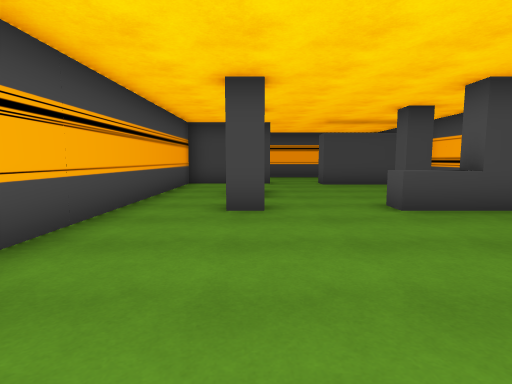
View 1 (above)

23 first-person views from a walk through a scene from a Unity 3-D project. The camera is 1.3 m above the floor, tilts 6° down and sees 80° across. The floor is counted in squares, 1.57 m on a side. Each view is taken from the middle of a square. On the plan, view 1 faces up. The plan holds only what a view shows up to about 11 squares ahead; the rest is blank. The place goes on beyond the plan. The player is left out. Some animated figures are not drawn.

View 2
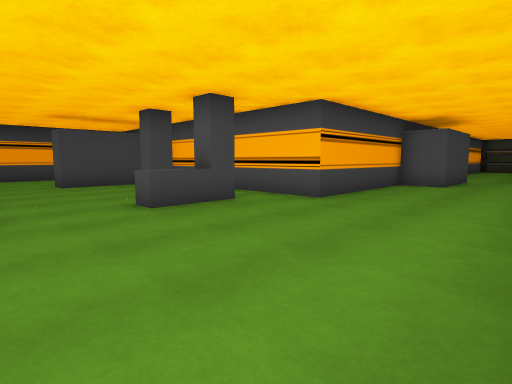

View 3
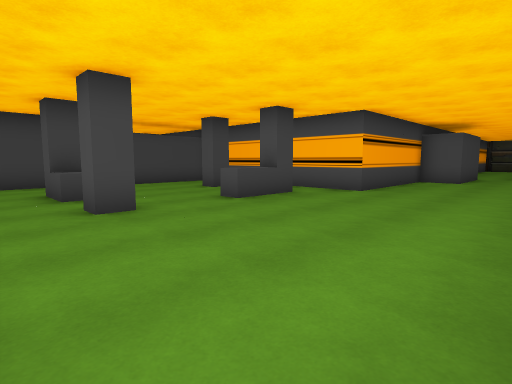

View 4
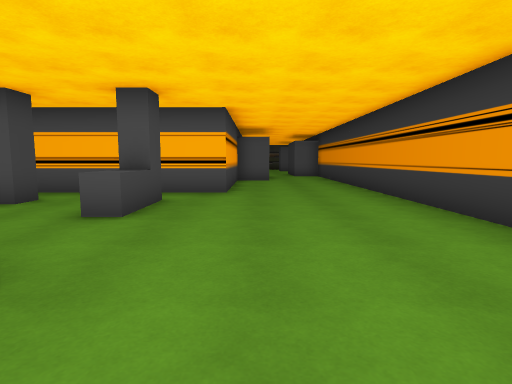

View 5
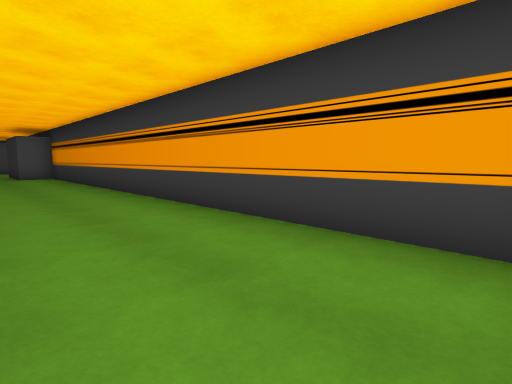

View 6
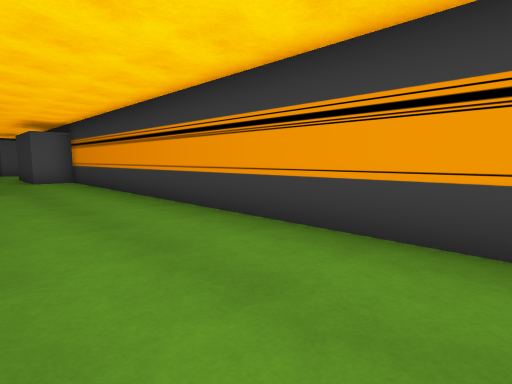

View 7
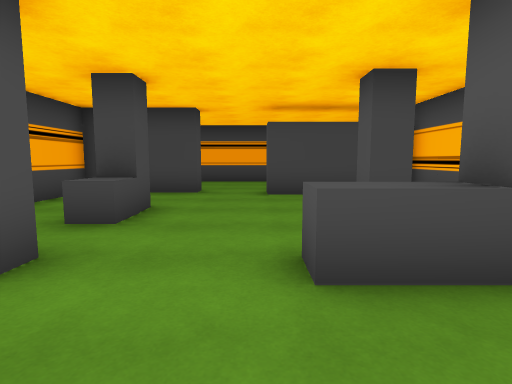

View 8
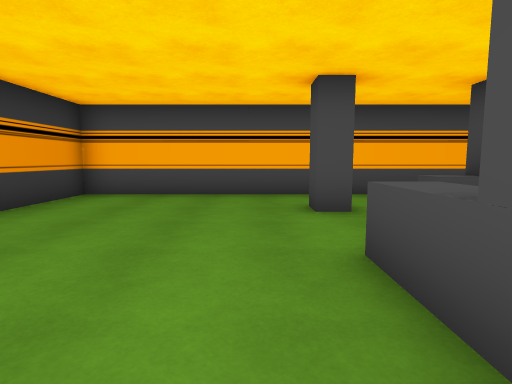

View 9
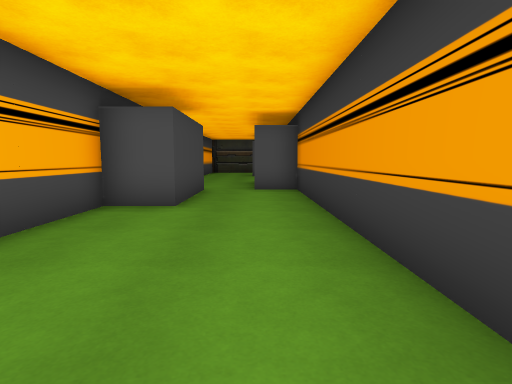

View 10
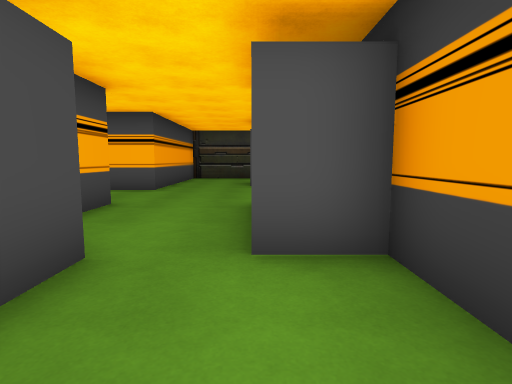

View 11
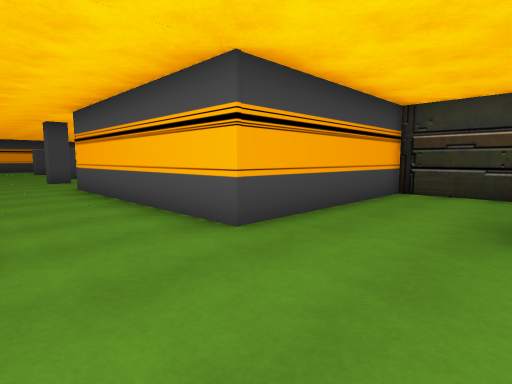

View 12
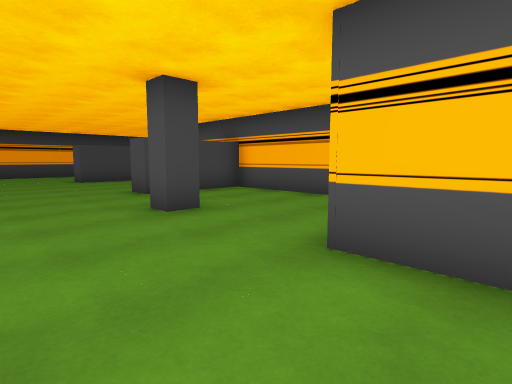

View 13
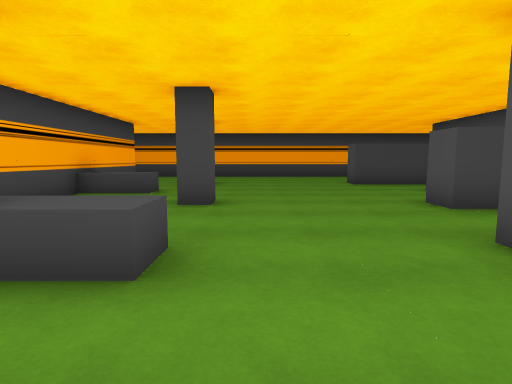

View 14
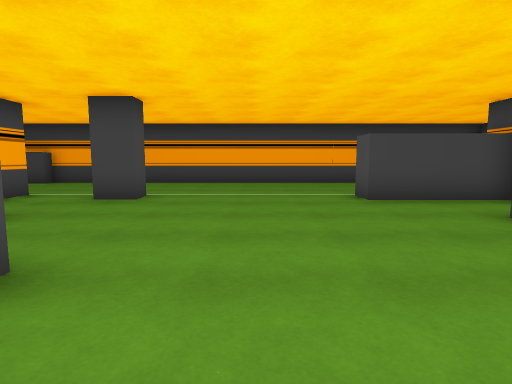

View 15
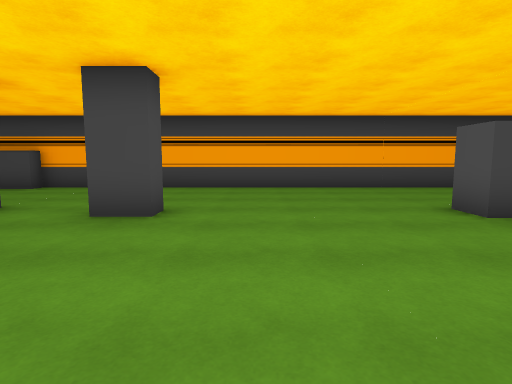

View 16
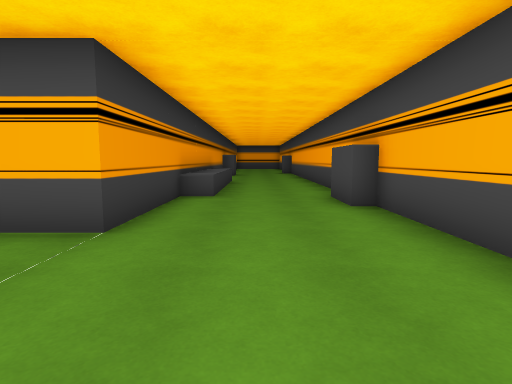

View 17
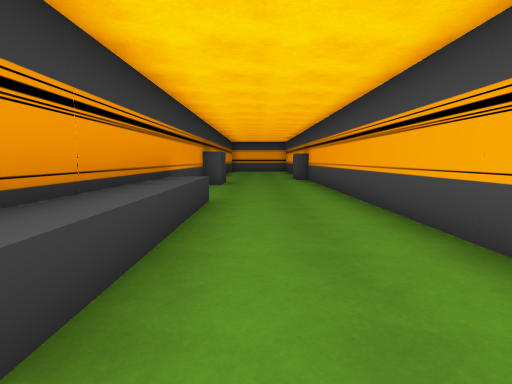

View 18
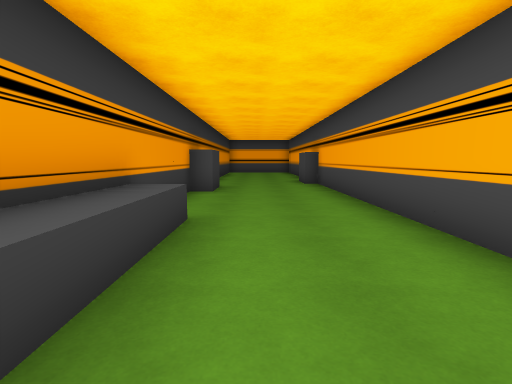

View 19
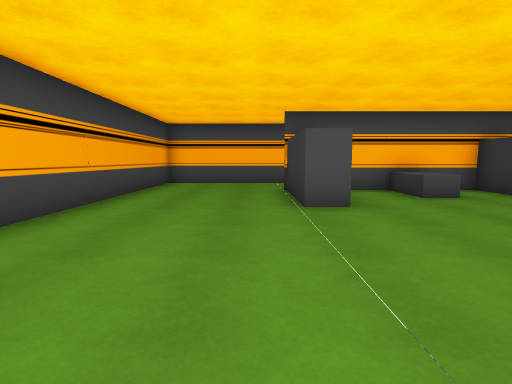

View 20
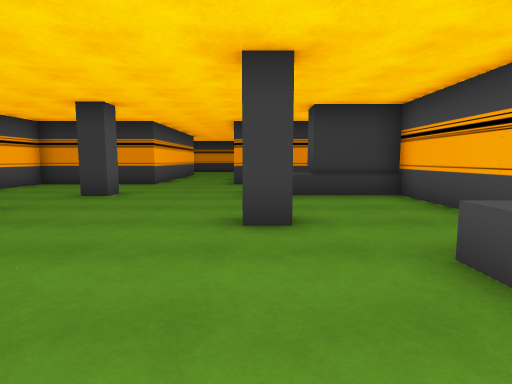

View 21
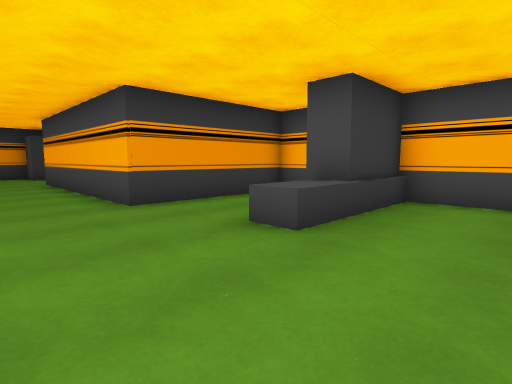

View 22
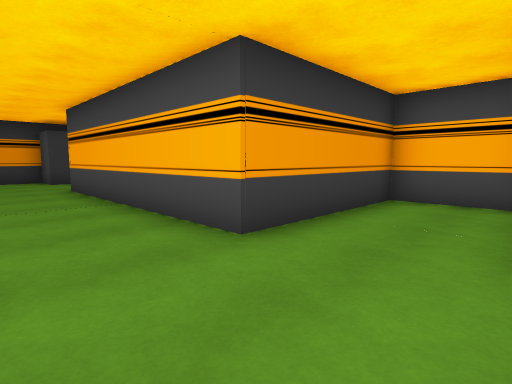

View 23
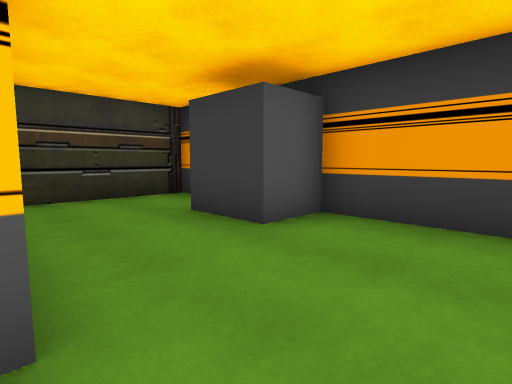

### Floor plan
Points are (right, up) in squares from view 1. A wall is a line through its corners. A room is listed if a view was taken in it or the views show most of it. See-through windows are left out.
Room 1 (views 1, 2, 3, 4, 5, 6, 7, 8, 9, 10)
walls: (3.7, 4.9) (3.7, 5.6); (4.4, 5) (2.4, 5); (0.1, 5.6) (0.1, 5) (-0.5, 5) (-0.5, 5.6); (4.4, 7.5) (3.7, 7.5) (3.7, 8.1); (0.1, 8.4) (0.1, 7.8) (-0.5, 7.8) (-0.5, 8.4); (0.5, 10.8) (-2.4, 10.8) (-2.4, -0.2) (13.6, -0.2) (13.6, 1.2); (12.4, 2.5) (10.5, 2.5) (10.5, 3.8) (5.8, 3.8) (5.8, 10.3) (2.4, 10.3)
low walls: (2.4, 5) (2.4, 5.6)
ways out: opening at (13, 2) to room 2; opening at (1.5, 11)
objects: other object (0, 7)
Room 2 (views 11, 12, 13, 14, 15, 16, 17, 18, 19, 20, 21, 22, 23)
walls: (15.5, 17.2) (16.2, 17.2) (16.2, 16.6) (15.5, 16.6); (15.5, 22) (15.5, 21.3) (14.5, 21.3); (12.6, 13.7) (14.6, 13.7) (14.6, 12.8); (20.1, 13.4) (19.5, 13.4) (19.5, 14) (20.1, 14); (22.1, 16.9) (23.4, 16.9) (23.4, 20.4); (12.6, 12.5) (12.6, 10.5) (16.7, 10.5) (16.7, 3.8) (15.8, 3.8); (23.4, 21.3) (20.3, 21.3) (20.3, 22.3) (23.5, 22.3); (7.5, 26.2) (-2.4, 26.2); (26, 26.2) (10.5, 26.2); (20.5, 3.8) (19.5, 3.8) (19.5, 10.5) (23.4, 10.5) (23.4, 16.1) (20.3, 16.1) (20.3, 17); (13.6, 2.5) (12.4, 2.5); (-0.1, 22.3) (12.6, 22.3) (12.6, 13.8); (16, 1.2) (16.7, 1.2) (16.7, -0.2) (20.7, -0.2) (20.7, 1.2); (13.6, 1.2) (14.8, 1.2)
low walls: (14.3, 19.4) (14.3, 18.5) (12.5, 18.5); (12.6, 13.8) (16.2, 13.8) (16.2, 13) (15.1, 13); (21.7, 18.5) (21.7, 19.3) (23.5, 19.3); (3.8, 23) (9, 23) (9, 22.2)
ways out: opening at (13, 2) to room 1; opening at (21.5, 2.5)
objects: other object (-4, 26) to (-3, 27); other object (-2, 22) to (0, 23); other object (10, 26) to (10, 27)

Where each view was taken, in squares from view 1:
view 1: 0 up, 0 right, facing up
view 2: 0 up, 0 right, facing up-right
view 3: 0 up, 2 left, facing up-right
view 4: 3 up, 2 left, facing right
view 5: 3 up, 2 left, facing down-right
view 6: 3 up, 1 right, facing down-right
view 7: 3 up, 2 right, facing up
view 8: 4 up, 5 right, facing left
view 9: 1 up, 5 right, facing right
view 10: 1 up, 11 right, facing right
view 11: 1 up, 17 right, facing up-right
view 12: 9 up, 17 right, facing up-right
view 13: 11 up, 17 right, facing up
view 14: 15 up, 18 right, facing up
view 15: 17 up, 17 right, facing up
view 16: 24 up, 16 right, facing left
view 17: 24 up, 10 right, facing left
view 18: 24 up, 8 right, facing left
view 19: 23 up, 15 right, facing right
view 20: 21 up, 16 right, facing down
view 21: 16 up, 19 right, facing down-left
view 22: 13 up, 19 right, facing down-left
view 23: 4 up, 18 right, facing down-right
